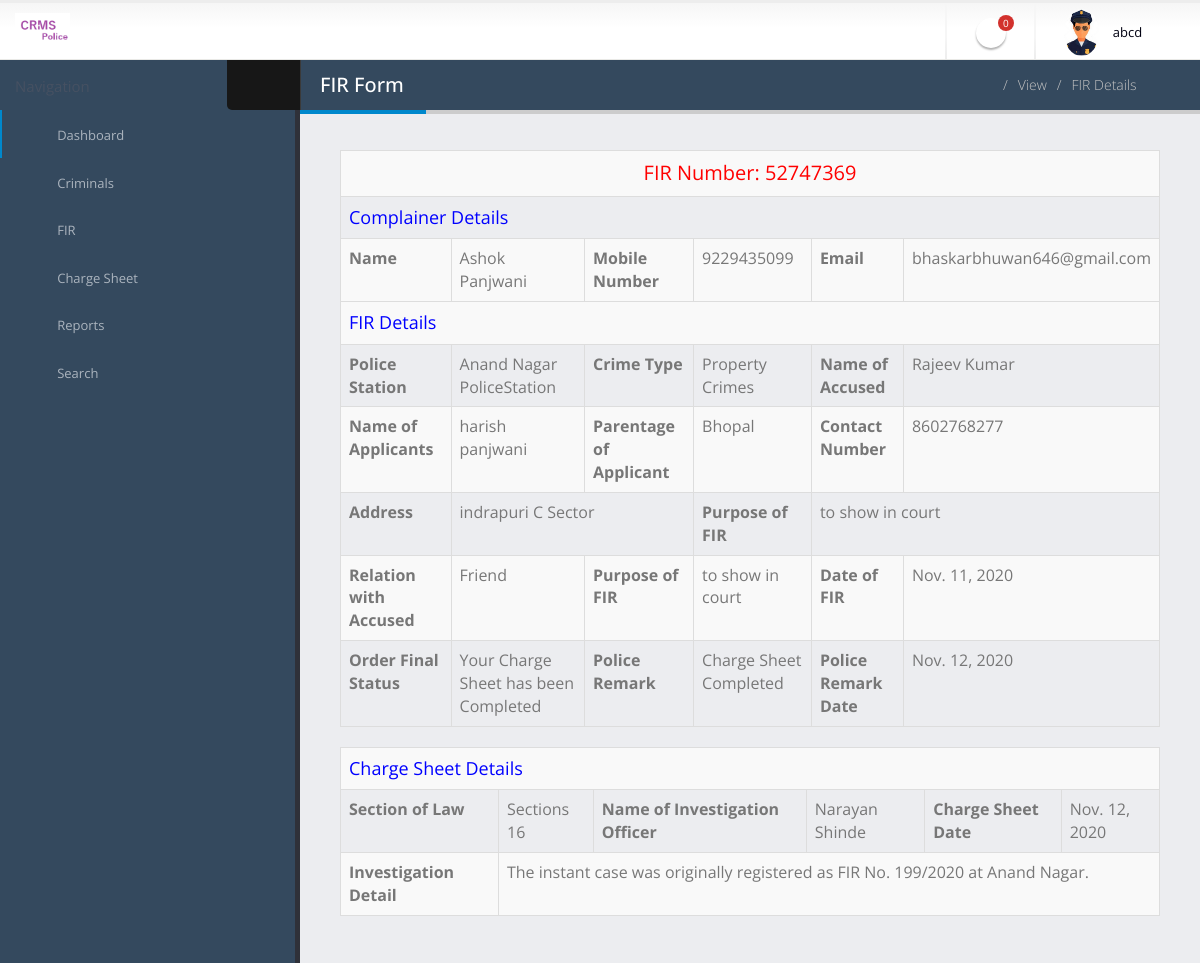
The app's page /fill_chargesheetdetails/2 (signed in) with its own data.
### crimerecord/models.py (models this page shows, shortened)
class Fir(models.Model):
    firno = models.CharField(max_length=20, blank=True)
    userid = models.ForeignKey(User, on_delete=models.CASCADE, null=True, blank=True)
    policestationid = models.ForeignKey(PoliceStation, on_delete=models.CASCADE, null=True, blank=True)
    crimetype = models.ForeignKey(Category, on_delete=models.CASCADE, null=True, blank=True)
    nameaccused = models.CharField(max_length=150, blank=True)
    nameapplicants = models.CharField(max_length=150, blank=True)
    parentageapplicant = models.CharField(max_length=100, blank=True)
    contactno = models.CharField(max_length=15, null=True, blank=True)
    address = models.CharField(max_length=300, blank=True)
    relationaccused = models.CharField(max_length=100, null=True, blank=True)
    purposeoffir = models.CharField(max_length=200, blank=True)
    dateoffir = models.DateField(blank=True)
    remark = models.CharField(max_length=200,null=True, blank=True)
    status = models.CharField(max_length=20,null=True, blank=True)
    remarkdate = models.DateField(null=True, blank=True)
    sectionoflaw = models.CharField(max_length=150,null=True, blank=True)
    investigationofficer = models.CharField(max_length=100,null=True, blank=True)
    investigationdetail = models.CharField(max_length=300,null=True, blank=True)
    chargesheetdate = models.DateField(null=True, blank=True)

class PoliceStation(models.Model):
    policestationname = models.CharField(max_length=150)
    policestationcode = models.CharField(max_length=20)
    creationdate = models.DateTimeField(auto_now_add=True)

class Category(models.Model):
    catname = models.CharField(max_length=100)
    catdes = models.CharField(max_length=300)
    creationdate = models.DateTimeField(auto_now_add=True)

### crimerecord/views.py (the view, shortened to what this page needs)
# urls.py: path('fill_chargesheetdetails/<int:pid>',fill_chargesheetdetails,name='fill_chargesheetdetails'),
def fill_chargesheetdetails(request,pid):
    if not request.user.is_authenticated:
        return redirect('police_login')
    fir = Fir.objects.get(id=pid)
    userid = User.objects.get(id=request.user.id)
    policeid = Police.objects.get(user=userid)
    newfir = Fir.objects.filter(policestationid=policeid.policestationid, status=None)
    newfircount = Fir.objects.filter(policestationid=policeid.policestationid, status=None).count()
    error = ""
    d = {'fir':fir,'error':error,'newfir':newfir,'newfircount':newfircount}
    return render(request,'fill_chargesheetdetails.html',d)

### crimerecord/templates/fill_chargesheetdetails.html (shortened to what this page needs)
{% load static %}
{% block body %}
<html class="fixed">
	<head>
		<link rel="stylesheet" href="{% static 'user/assets/vendor/bootstrap/css/bootstrap.css' %}" />
		<link rel="stylesheet" href="{% static 'user/assets/vendor/font-awesome/css/font-awesome.css' %}" />
		<link rel="stylesheet" href="{% static 'user/assets/vendor/magnific-popup/magnific-popup.css' %}" />
		<link rel="stylesheet" href="{% static 'user/assets/vendor/bootstrap-datepicker/css/datepicker3.css' %}" />
		<link rel="stylesheet" href="{% static 'user/assets/stylesheets/theme.css' %}" />
		<link rel="stylesheet" href="{% static 'user/assets/stylesheets/skins/default.css' %}" />
		<link rel="stylesheet" href="{% static 'user/assets/stylesheets/theme-custom.css' %}">
	</head>
	<body>
		<section class="body">
		{% include 'headerpolice.html' %}
			<div class="inner-wrapper">
				{% include 'sidebarpolice.html' %}
				<section role="main" class="content-body">
					<header class="page-header">
						<h2>FIR Form</h2>
						<div class="right-wrapper pull-right">
							<ol class="breadcrumbs">
								<li>
									<a href="{% url 'police_home' %}">
										<i class="fa fa-home"></i>
									</a>
								</li>
								<li><span>View</span></li>
								<li><span>FIR Details</span></li>
							</ol>
							<a class="sidebar-right-toggle" data-open="sidebar-right"><i class="fa fa-chevron-left"></i></a>
						</div>
					</header>
					<div class="row">
						<div class="col-md-12">
                            <table border="1" class="table table-bordered table-striped table-vcenter js-dataTable-full-pagination">
                            	<tr>
<td colspan="6" style="font-size:20px;color:red;text-align: center;">
 FIR Number: {{fir.firno}}</td></tr>
 <tr>
<td colspan="6" style="font-size:18px;color:blue">
 Complainer Details</td></tr>
                                            <tr>
   <th>Name</th>
     <td>{{fir.userid.first_name}}</td>
     <th>Mobile Number</th>
    <td>{{fir.userid.last_name}}</td>
    <th>Email</th>
    <td>{{fir.userid.username}}</td>
  </tr>
  <tr>
    <tr>
<td colspan="6" style="font-size:18px;color:blue">
 FIR Details</td></tr>
    <th>Police Station</th>
   <td>{{fir.policestationid.policestationname}}</td>
    <th>Crime Type</th>
    <td>{{fir.crimetype.catname}}</td>
    <th>Name of Accused</th>
    <td>{{fir.nameaccused}}</td>
  </tr>
   <tr>
    <th>Name of Applicants</th>
    <td>{{fir.nameapplicants}}</td>
    <th>Parentage of Applicant</th>
    <td>{{fir.parentageapplicant}}</td>
     <th>Contact Number</th>
    <td>{{fir.contactno}}</td>
  </tr>
  <tr>
   <th>Address</th>
    <td colspan="2">{{fir.address}}</td>
    <th>Purpose of FIR</th>
    <td colspan="2">{{fir.purposeoffir}}</td>
  </tr>
  <tr>
    <th>Relation with Accused</th>
     <td>{{fir.relationaccused}}</td>
    <th>Purpose of FIR</th>
    <td>{{fir.purposeoffir}}</td>
    <th>Date of FIR</th>
    <td>{{fir.dateoffir}}</td>
  </tr>
  <tr>
     <th>Order Final Status</th>
    <td>
        {% if fir.status == "Charge Sheet Completed" %}
 Your Charge Sheet has been Completed
{% endif %}
     </td>
     <th >Police Remark</th>
    {% if fir.status == None %}
                     <td>Not Updated Yet</td>
{% else %}
      <td>{{fir.status}}</td>
                  {% endif %}
                  <th >Police Remark Date</th>
   {% if fir.status == None %}
                     <td>Not Updated Yet</td>
                    {% else %}
      <td>{{fir.remarkdate}}
                  </td>
                  {% endif %}
  </tr>
</table>
{% if fir.status == "Approved" %}
<p style="text-align: center;color: red;font-size: 20px">Fill Chargesheet Detail(Only for officer)</p>
                                                <table class="table table-bordered table-hover data-tables">
                                <form method="post" name="submit">
                        {% csrf_token %}
           <tr>
    <th>Section of Law :</th>
    <td>
    <input name="sol" placeholder="Section of Law" class="form-control wd-450" required="true"></td>
  </tr>
      <tr>
    <th>Name of Investigation Officer :</th>
    <td>
    <input name="noio" placeholder="Name of Investigation Officer" class="form-control wd-450" required="true"></td>
  </tr>
     <tr>
    <th>Investigation Detail :</th>
    <td>
    <textarea name="invdetail" placeholder="Investigation Detail" rows="12" cols="14" class="form-control wd-450" required="true"></textarea></td>
  </tr>
   <tr>
    <th>Remark :</th>
    <td>
    <textarea name="remark" placeholder="Remark" rows="4" cols="4" class="form-control wd-450" required="true"></textarea></td>
  </tr>
  <tr>
    <th>Status :</th>
    <td>
   <select name="status" class="form-control wd-450" required="true" >
     <option value="Charge Sheet Completed" selected="true">Charge Sheet Completed</option>
   </select></td>
  </tr>
</table>
</div>
 <p style="text-align: center;"><button type="submit" name="submit" class="btn btn-primary">Update</button></p>
  </form>
		{% else %}
   <table border="1" class="table table-bordered table-striped table-vcenter js-dataTable-full-pagination">
   <tr>
<td colspan="6" style="font-size:18px;color:blue">
 Charge Sheet Details</td></tr>
                                            <tr>
    <th>Section of Law</th>
    <td>{{fir.sectionoflaw}}</td>
     <th>Name of Investigation Officer</th>
    <td>{{fir.investigationofficer}}</td>
    <th>Charge Sheet Date</th>
    <td>{{fir.chargesheetdate}}</td>
  </tr>
  <tr>
    <th>Investigation Detail</th>
    <td colspan="5">{{fir.investigationdetail}}</td>
  </tr>
   </table>
                       {% endif %}
    			</div>
					</div>
				</section>
			</div>
		</section>
	</body>
</html>
{% endblock %}

### crimerecord/templates/headerpolice.html (shortened to what this page needs)
{% load static %}
<header class="header">
                <div class="logo-container">
                    <a href="{% url 'police_home' %}" class="logo">
                        <img src="{% static 'police/assets/images/logo5.png' %}" height="35" />
                    </a>
                </div>
                <div class="header-right">
                    <span class="separator"></span>
                    <ul class="notifications">
                        <li>
                            <a href="#" class="dropdown-toggle notification-icon" data-toggle="dropdown">
                                <i class="fa fa-bell"></i>
                                <span class="badge">{{newfircount}}</span>
                            </a>
                        </li>
                    </ul>
                    <span class="separator"></span>
                    <div id="userbox" class="userbox">
                        <a href="#" data-toggle="dropdown">
                            <figure class="profile-picture">
                                <img src="{% static 'police/assets/images/police.png' %}" alt="Profile Pic" class="img-circle" data-lock-picture="{% static 'police/assets/images/police.png' %}" />
                            </figure>
                            <div class="profile-info" >
                                <span class="name">{{request.user.first_name}}</span>
                            </div>
                            <i class="fa custom-caret"></i>
                        </a>
                    </div>
                </div>
            </header>

### crimerecord/static/user/assets/stylesheets/skins/default.css (style rules this page uses)
a, .btn-link { color: #0088cc; }
.page-header h2 { border-bottom-color: #0088cc; }
.notifications .notification-menu:before, .notifications .notification-icon:before { border-bottom-color: #0088cc; }

### records on screen
Fir: firno "52747369", userid.first_name "Ashok Panjwani", userid.last_name "9229435099", userid.username "bhaskarbhuwan646@gmail.com", policestationid.policestationname "Anand Nagar PoliceStation", crimetype.catname "Property Crimes", nameaccused "Rajeev Kumar", nameapplicants "harish panjwani", parentageapplicant "Bhopal", contactno "8602768277", address "indrapuri C Sector", purposeoffir "to show in court", relationaccused "Friend", dateoffir "Nov. 11, 2020", status "Charge Sheet Completed", remarkdate "Nov. 12, 2020", sectionoflaw "Sections 16", investigationofficer "Narayan Shinde", chargesheetdate "Nov. 12, 2020", investigationdetail "The instant case was originally registered as FIR No. 199/2020 at Anand Nagar."

### other values on screen
{{ newfircount }} "0"
{{ request.user.first_name }} "abcd"
